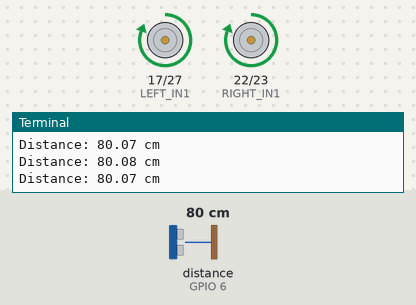
The program below on a simulated Raspberry Pi (BCM pin numbers). Parts: motor-driver pin pairs drawn as motors (green arrow = first pin HIGH = forward, orange = second pin HIGH = backward, longer = more drive), the last lines printed to the terminal. Inputs (shaded band) come from the test bench; at power-on: distance to the obstacle (sensor on GPIO 6) 80 cm. The echo pulse lasts 58.3 µs per cm; the clock reads 2024-03-15 10:24:30 at power-on unless the program sets it.

Above: at 3.2 s.
3.3 s: distance to the obstacle (sensor on GPIO 6) set to 2 cm
At 3.7 s:
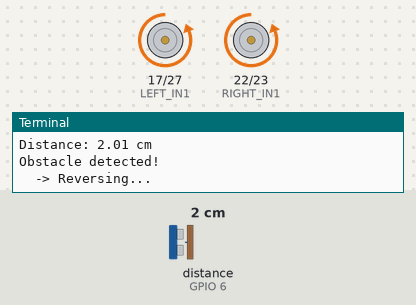
At 4.09 s:
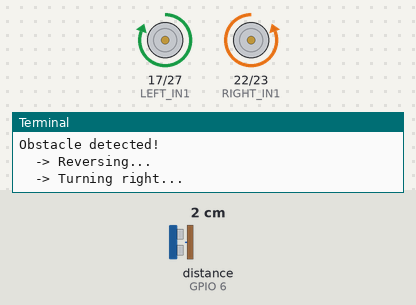
6.3 s: distance to the obstacle (sensor on GPIO 6) set to 120 cm
At 6.36 s:
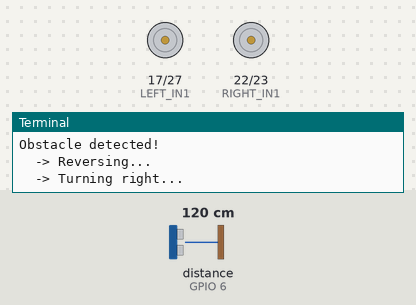
Timing chart, 0 to 9.3 s (numbered marks = the images above; inputs shaded):
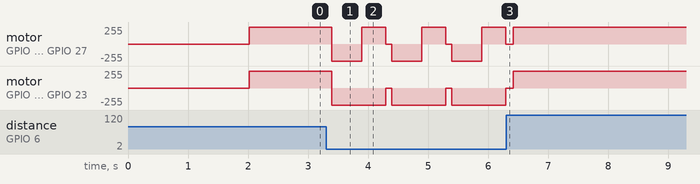

The program:

rovnew.py
```python
import RPi.GPIO as GPIO
import time

# -------------------------
# Motor Pins (L298N)
# -------------------------
LEFT_IN1  = 17
LEFT_IN2  = 27
RIGHT_IN1 = 22
RIGHT_IN2 = 23

# -------------------------
# Ultrasonic Sensor Pins (HC-SR04)
# -------------------------
TRIG = 5
ECHO = 6

# -------------------------
# Configuration
# -------------------------
OBSTACLE_DISTANCE_CM = 20   # Stop threshold (cm)
SENSOR_TIMEOUT_S     = 0.04 # 40 ms (~6.8 m max range)
MIN_VALID_CM         = 2    # Below this = bad reading
MAX_VALID_CM         = 400  # Above this = bad reading
SAMPLES              = 3    # Readings to average per cycle

# -------------------------
# GPIO Setup
# -------------------------
GPIO.setmode(GPIO.BCM)
GPIO.setwarnings(False)

for pin in (LEFT_IN1, LEFT_IN2, RIGHT_IN1, RIGHT_IN2):
    GPIO.setup(pin, GPIO.OUT)

GPIO.setup(TRIG, GPIO.OUT)
GPIO.setup(ECHO, GPIO.IN)

GPIO.output(TRIG, False)
time.sleep(2)   # Let sensor settle

# -------------------------
# Motor Functions
# -------------------------
def move_forward():
    GPIO.output(LEFT_IN1,  GPIO.HIGH)
    GPIO.output(LEFT_IN2,  GPIO.LOW)
    GPIO.output(RIGHT_IN1, GPIO.HIGH)
    GPIO.output(RIGHT_IN2, GPIO.LOW)

def move_backward():
    GPIO.output(LEFT_IN1,  GPIO.LOW)
    GPIO.output(LEFT_IN2,  GPIO.HIGH)
    GPIO.output(RIGHT_IN1, GPIO.LOW)
    GPIO.output(RIGHT_IN2, GPIO.HIGH)

def turn_left():
    GPIO.output(LEFT_IN1,  GPIO.LOW)
    GPIO.output(LEFT_IN2,  GPIO.HIGH)
    GPIO.output(RIGHT_IN1, GPIO.HIGH)
    GPIO.output(RIGHT_IN2, GPIO.LOW)

def turn_right():
    GPIO.output(LEFT_IN1,  GPIO.HIGH)
    GPIO.output(LEFT_IN2,  GPIO.LOW)
    GPIO.output(RIGHT_IN1, GPIO.LOW)
    GPIO.output(RIGHT_IN2, GPIO.HIGH)

def stop():
    for pin in (LEFT_IN1, LEFT_IN2, RIGHT_IN1, RIGHT_IN2):
        GPIO.output(pin, GPIO.LOW)

# -------------------------
# Sensor Function
# -------------------------
def get_distance():
    """
    Returns distance in cm, or None if the reading is invalid/timed out.
    """
    # Send 10 µs trigger pulse
    GPIO.output(TRIG, True)
    time.sleep(0.00001)
    GPIO.output(TRIG, False)

    deadline = time.time() + SENSOR_TIMEOUT_S

    # Wait for echo to go HIGH
    pulse_start = time.time()
    while GPIO.input(ECHO) == 0:
        pulse_start = time.time()
        if pulse_start > deadline:
            return None  # Sensor not responding

    # Wait for echo to go LOW
    pulse_end = time.time()
    while GPIO.input(ECHO) == 1:
        pulse_end = time.time()
        if pulse_end > deadline:
            return None  # Echo held high too long

    distance = (pulse_end - pulse_start) * 17150
    distance = round(distance, 2)

    if not (MIN_VALID_CM < distance < MAX_VALID_CM):
        return None  # Out-of-range / noise

    return distance

def get_stable_distance():
    """
    Average multiple valid readings. Returns None if no valid sample.
    """
    readings = [get_distance() for _ in range(SAMPLES)]
    valid = [r for r in readings if r is not None]
    if not valid:
        return None
    return round(sum(valid) / len(valid), 2)

# -------------------------
# Obstacle Avoidance
# -------------------------
def avoid_obstacle():
    """
    Simple avoidance: reverse briefly, then turn right.
    """
    print("  -> Reversing...")
    move_backward()
    time.sleep(0.5)

    print("  -> Turning right...")
    turn_right()
    time.sleep(0.4)

    stop()

# -------------------------
# Main Loop
# -------------------------
print("Robot car started. Press Ctrl+C to stop.\n")

try:
    while True:
        distance = get_stable_distance()

        if distance is None:
            print("Sensor error — skipping cycle")
            time.sleep(0.1)
            continue

        print(f"Distance: {distance} cm")

        if distance > OBSTACLE_DISTANCE_CM:
            move_forward()
        else:
            stop()
            print("Obstacle detected!")
            avoid_obstacle()

        time.sleep(0.1)

except KeyboardInterrupt:
    print("\nStopping robot.")

finally:
    stop()
    GPIO.cleanup()
    print("GPIO cleaned up. Bye!")
```

Measured:
- after the input at 3.3 s, motor on GPIO 17 (LEFT_IN1) / GPIO 27 (LEFT_IN2): forward 255/255 → backward 255/255 after 0.09 s, then repeats every 1.0 s: forward 255/255 0.40 s, stopped 0.10 s, backward 255/255 0.50 s; motor on GPIO 22 (RIGHT_IN1) / GPIO 23 (RIGHT_IN2): alternates backward 255/255 for 0.90 s and stopped for 0.10 s, starting after 0.09 s
